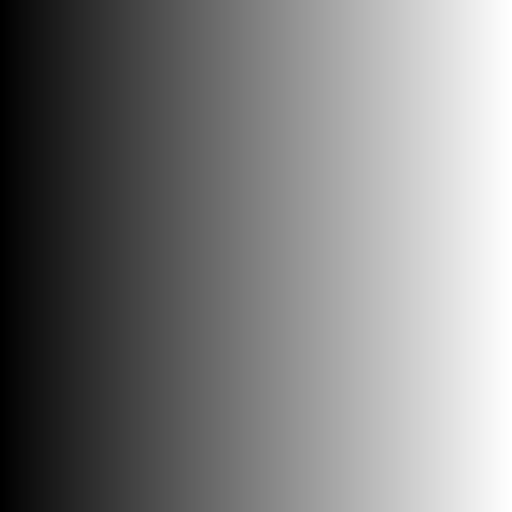
#> input picture image/intensity_ramp.tif, 512 x 512 px, found by its file name
$ jupyter execute '灰度变换之伽马变换.ipynb'
#> lines starting #> are read from the running program, lines starting #| are printed output that depends on the picture
#  灰度变换之伽马变换

## 1.概述

伽玛变换又名指数变换、幂次变换或幂律变换，是另一种常用的非线性变换

伽马变换主要用于图像的校正，将灰度过高或者灰度过低的图片进行修正，增强对比度。变换公式就是对原图像上每一个像素值做乘积运算：

$$ s = c \cdot r^ \gamma  \quad r \in [0,1]$$

其中 c 和 γ 为正常数，有时考虑到偏移量，也将表达式写为:

$$ s = c \cdot (r+ \epsilon)^ \gamma  \quad r \in [0,1]$$

与对数变换不同，伽玛变换可以根据 $\gamma$ 的不同取值选择性地增强低灰度区域的对比度或是高灰度区域的对比度。$\gamma$是图像灰度校正中非常重要的一个参数，其取值决定了输入图像和输出图像之间的灰度映射方式，即决定了是增强低灰度( 阴影区域)还是增强高灰度(高亮区域)。其中：

- $ \gamma $ > 1 时，图像的高灰度区城对比度得到增强
- $ \gamma $ < 1 时，图像的低灰度区城对比度得到增强
- $ \gamma $ = 1 时，图像是线性变换，对比度保持不变

针对于数字图像处理，我们可以将公式写为：

$$ output = (input + \epsilon)^\gamma $$

由于幂运算值域变化范围可能太大，对于当前主要的8 bit显示器，我们采用归一化手段：

$$ output = 255 \times (\frac{input + \epsilon} {255})^\gamma $$

## 2. 补偿系数的作用

导入库：

[cell 1]
from PIL import Image
import numpy as np
import matplotlib.pyplot as plt

定义伽马变换函数：

[cell 2]
def gamma_trans(input, gamma=2, eps=0 ):
    return 255. * (((input + eps)/255.) ** gamma)

测试补偿系数为0时的效果：

[cell 3]
input_arr = np.array( [ [0,  50,  100, 150],
                        [0,  50,  100, 150],
                        [0,  50,  100, 150],
                        [0,  50,  100, 150]] )

fig = plt.figure()
ax0 = fig.add_subplot(221)
ax0.set_title("input")
ax0.imshow(input_arr, cmap='gray',vmin=0,vmax=255)

gamma = 0.25
output = gamma_trans(input_arr, gamma=gamma, eps=0)
ax1 = fig.add_subplot(222)
ax1.set_title("output, gamma = " + str(gamma))
ax1.imshow(output, cmap='gray', vmin=0, vmax=255)

gamma = 0.75
output = gamma_trans(input_arr, gamma=gamma, eps=0)
ax1 = fig.add_subplot(223)
ax1.set_title("output, gamma = " + str(gamma))
ax1.imshow(output, cmap='gray', vmin=0, vmax=255)

gamma = 1.5
output = gamma_trans(input_arr, gamma=gamma, eps=0)
ax1 = fig.add_subplot(224)
ax1.set_title("output, gamma = " + str(gamma))
ax1.imshow(output, cmap='gray', vmin=0, vmax=255)
print(output)

plt.show()
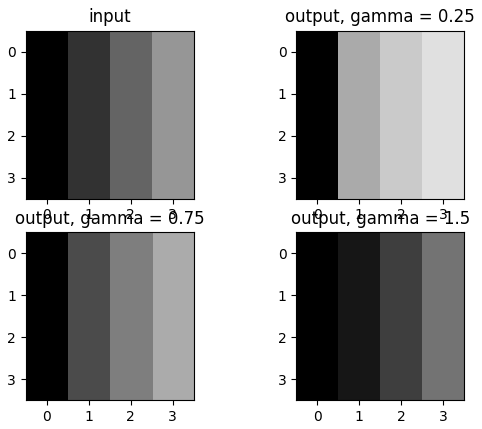
#> figure drawn by matplotlib, 4 panels

由图可以看到，如果补偿系数 $\epsilon = 0$，则灰度等于0的区域将不会产生任何变化，我们添加一个补偿系数$\epsilon = 0.5$：

[cell 4]
input_arr = np.array( [ [0,  50,  100, 150],
                        [0,  50,  100, 150],
                        [0,  50,  100, 150],
                        [0,  50,  100, 150]] )

fig = plt.figure()
ax0 = fig.add_subplot(221)
ax0.set_title("input")
ax0.imshow(input_arr, cmap='gray',vmin=0,vmax=255)

gamma = 0.25
output = gamma_trans(input_arr, gamma=gamma, eps=0.5)
ax1 = fig.add_subplot(222)
ax1.set_title("output, gamma = " + str(gamma))
ax1.imshow(output, cmap='gray', vmin=0, vmax=255)

gamma = 0.75
output = gamma_trans(input_arr, gamma=gamma, eps=0.5)
ax1 = fig.add_subplot(223)
ax1.set_title("output, gamma = " + str(gamma))
ax1.imshow(output, cmap='gray', vmin=0, vmax=255)

gamma = 1.5
output = gamma_trans(input_arr, gamma=gamma, eps=0.5)
ax1 = fig.add_subplot(224)
ax1.set_title("output, gamma = " + str(gamma))
ax1.imshow(output, cmap='gray', vmin=0, vmax=255)
print(output)

plt.show()
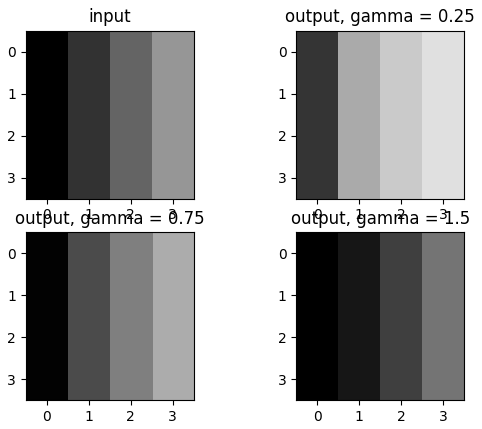
#> figure drawn by matplotlib, 4 panels

可以看到整体的对比度都有变化，灰度值为0的问题可以避免

## 3. 伽马变换矫正显示失真

老式电视机CRT会有显示失真的问题，不同的电视有不同的失真指数
我们假设某老式电视失真指数$\gamma = 0.5$，我们使用伽马变换进行矫正，只需取矫正指数$\gamma ' = \frac{1}{\gamma}$

原图像：

[cell 5]
gray_img = np.asarray(Image.open('./img/intensity_ramp.tif').convert('L'))
#> gray_img is the input picture: shape (512, 512); min 0, max 255, mean 127.5
fig = plt.figure()
ax0 = fig.add_subplot()
ax0.set_title("origin")
ax0.imshow(gray_img, cmap='gray',vmin=0,vmax=255)
plt.show()

失真图像和伽马矫正：

[cell 6]
gray_img = np.asarray(Image.open('./img/intensity_ramp.tif').convert('L'))

fig = plt.figure()
ax0 = fig.add_subplot(131)
ax1 = fig.add_subplot(132)
ax2 = fig.add_subplot(133)

gamma=0.5
ax0.set_title("origin")
ax0.imshow(gray_img, cmap='gray',vmin=0,vmax=255)
ax1.set_title("distortion")
distortion = gamma_trans(gray_img, gamma=gamma, eps=0)
#> in gamma_trans (call 7), `return 255. * (((input + eps)/255.) ** gamma)`:
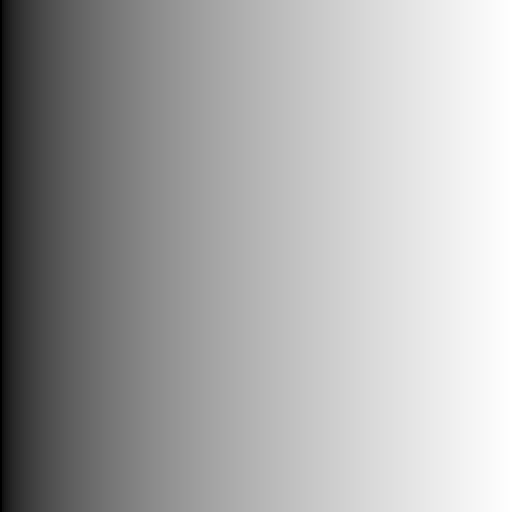
#> returned value: shape (512, 512) float64; min 0, max 255, mean 169.8
ax1.imshow(distortion, cmap='gray',vmin=0,vmax=255)
ax2.set_title("correct")
correct = gamma_trans(distortion, gamma=1/gamma, eps=0)
ax2.imshow(correct, cmap='gray',vmin=0,vmax=255)
plt.show()
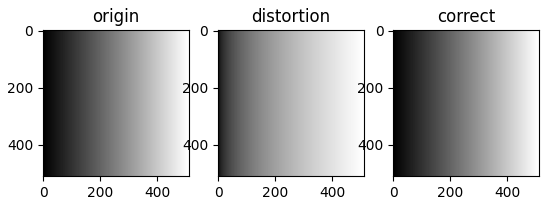
#> figure drawn by matplotlib, 3 panels

此处看起来是脱裤子放屁多此一举，但是实际中失真指数是不知道的，需要去得到矫正指数

## 4. 伽马变换拉伸对比度

对于暗色照片，我们可以进行伽马系数小于一的伽马变换从而提高低灰度值的对比度

原图像：

[cell 7]
gray_img = np.asarray(Image.open('./img/fractured_spine.tif').convert('L'))
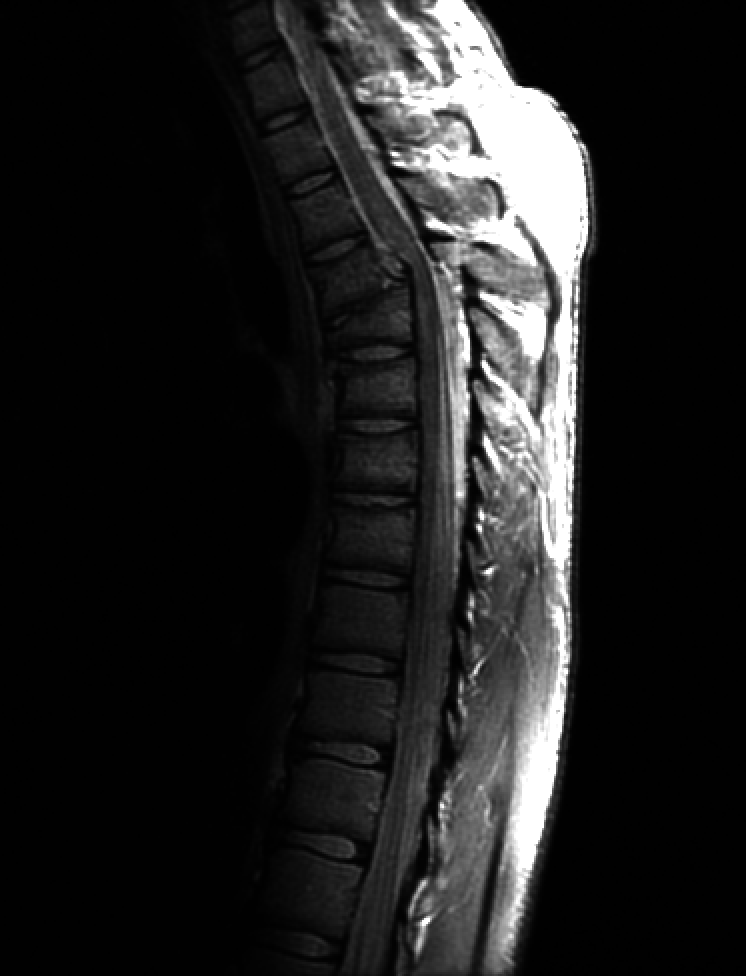
#> input picture image/fractured_spine.tif, 746 x 976 px, found by its file name
#> gray_img is the input picture: shape (976, 746); min 0, max 255, mean 32.6
fig = plt.figure()
ax0 = fig.add_subplot()
ax0.set_title("origin")
ax0.imshow(gray_img, cmap='gray',vmin=0,vmax=255)
plt.show()

伽马变换：

[cell 8]
gray_img = np.asarray(Image.open('./img/fractured_spine.tif').convert('L'))

fig = plt.figure()
ax0 = fig.add_subplot(121)
ax1 = fig.add_subplot(122)

gamma=0.4
ax0.set_title("origin")
ax0.imshow(gray_img, cmap='gray',vmin=0,vmax=255)
ax1.set_title("correct")
correct = gamma_trans(gray_img, gamma=gamma, eps=0)
#> in gamma_trans (call 9), `return 255. * (((input + eps)/255.) ** gamma)`:
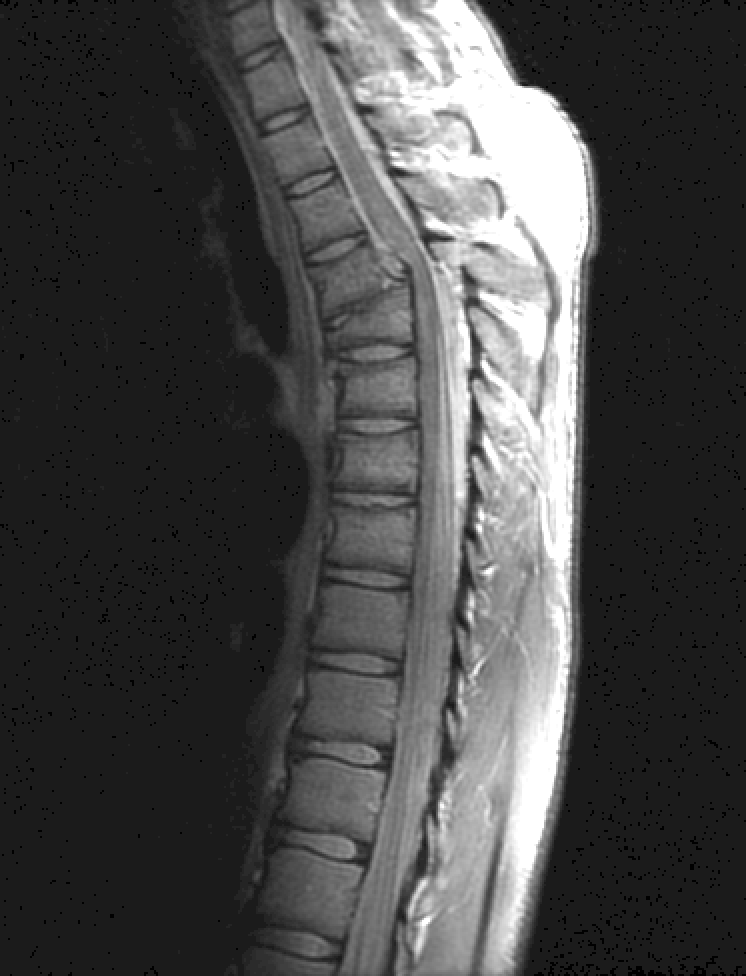
#> returned value: shape (976, 746) float64; min 0, max 255, mean 72.4
ax1.imshow(correct, cmap='gray',vmin=0,vmax=255)
plt.show()

- 注意此处的伽马系数0.4是一种探索得出的数字，不一定是最佳值，下面的2.0同理

对于亮色照片，我们可以进行伽马系数大于一的伽马变换从而提高低灰度值的对比度

原图像：

[cell 9]
gray_img = np.asarray(Image.open('./img/washed_out.tif').convert('L'))
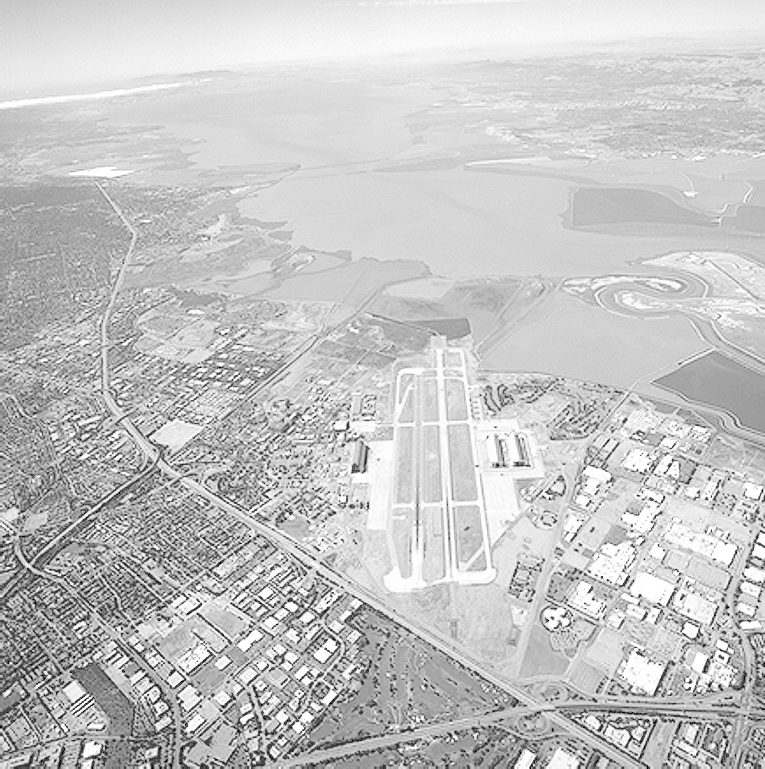
#> input picture image/washed_out.tif, 765 x 769 px, found by its file name
#> gray_img is the input picture: shape (769, 765); min 0, max 255, mean 197.1
fig = plt.figure()
ax0 = fig.add_subplot()
ax0.set_title("origin")
ax0.imshow(gray_img, cmap='gray',vmin=0,vmax=255)
plt.show()

伽马变换：

[cell 10]
gray_img = np.asarray(Image.open('./img/washed_out.tif').convert('L'))

fig = plt.figure()
ax0 = fig.add_subplot(121)
ax1 = fig.add_subplot(122)

gamma = 2.0
ax0.set_title("origin")
ax0.imshow(gray_img, cmap='gray',vmin=0,vmax=255)
ax1.set_title("correct")
correct = gamma_trans(gray_img, gamma=gamma, eps=0)
#> in gamma_trans (call 10), `return 255. * (((input + eps)/255.) ** gamma)`:
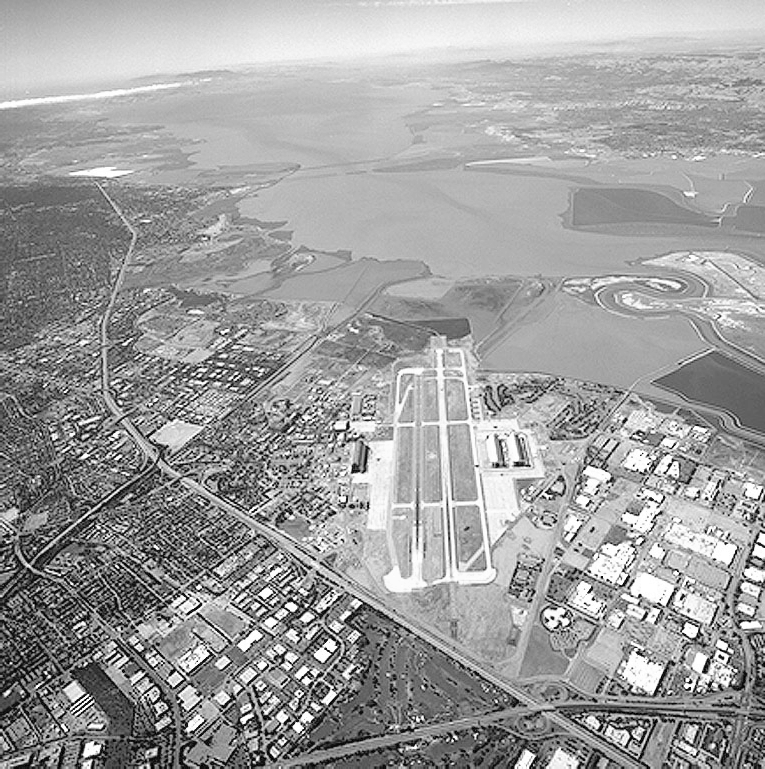
#> returned value: shape (769, 765) float64; min 0, max 255, mean 158.9
ax1.imshow(correct, cmap='gray',vmin=0,vmax=255)
plt.show()
